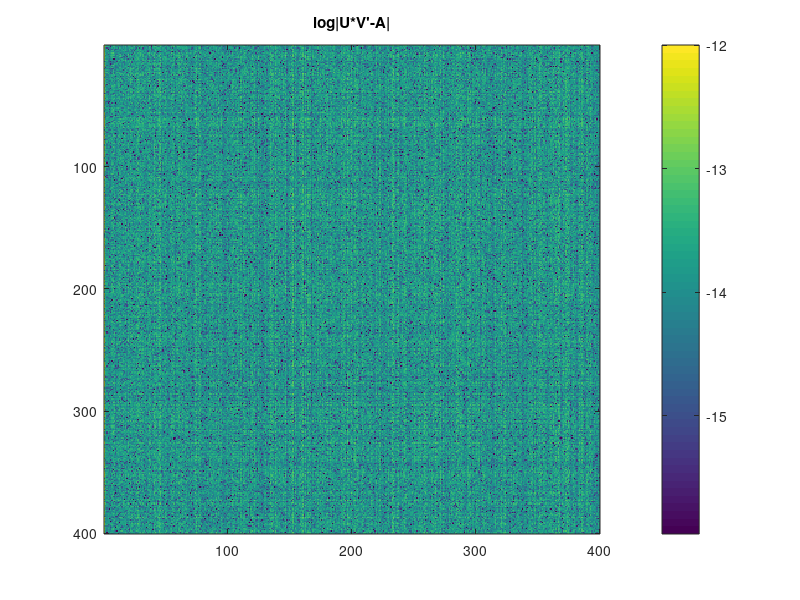

This chart was generated by the following MATLAB code:
% use random projection to compute full rank decomposition
function []=fullrank()
    r=10;
    m=400;
    n=400;
    t=50;
    B=rand(m,r);
    C=rand(n,r);
    A=B*C';
    omega=rand(t,m);
    T=omega*A;
    [~,~,V]=svd(T);
    V=V(:,1:r);
    U=A*V;
    R=U*V'-A;
    rank(U)
    rank(V)
    norm(R,'fro')
    imagesc(log10(abs(R)))
    colorbar
    title("log|U*V'-A|")
    